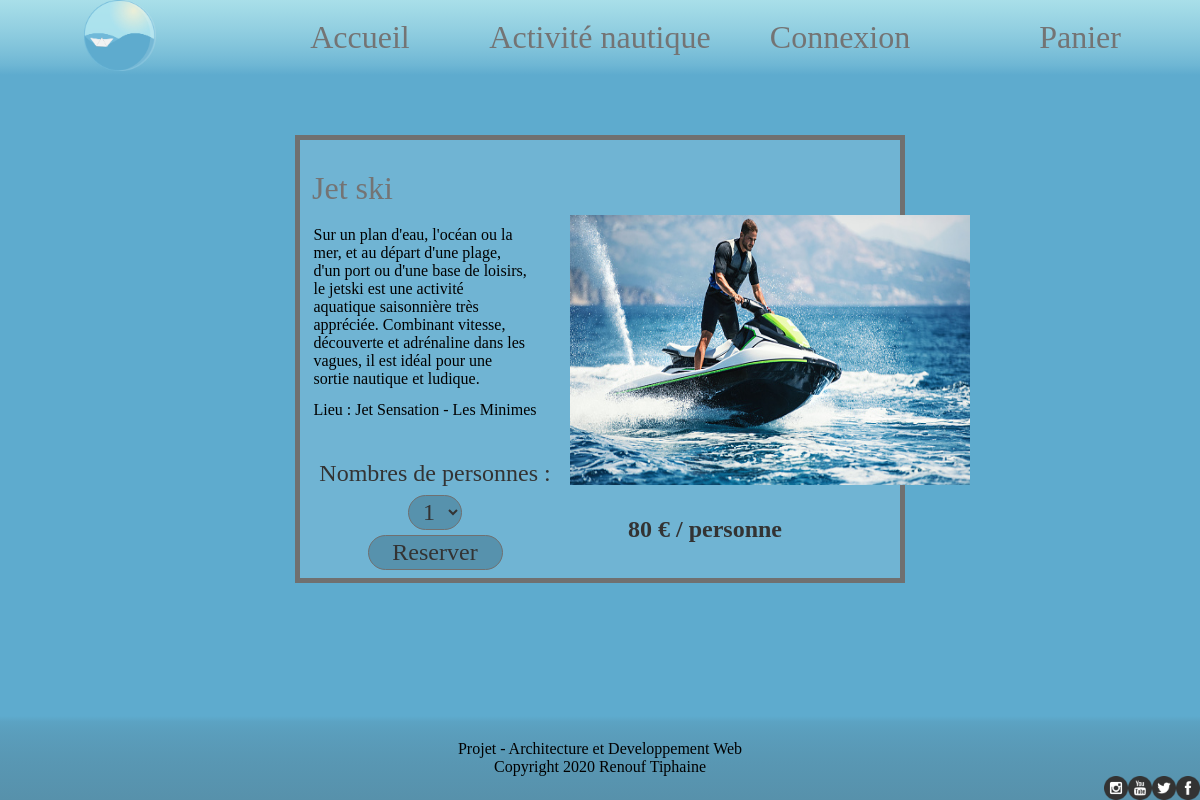
Page /vue_sport.php?sport=12 on the committed database.
### tables this page shows
CREATE TABLE `sport` (
  `id_sport` int(11) NOT NULL,
  `id_categorie` int(11) NOT NULL,
  `nom` varchar(50) NOT NULL,
  `description` text NOT NULL,
  `lieu` varchar(50) NOT NULL,
  `prix` decimal(6,0) NOT NULL,
  `img` varchar(50) NOT NULL
);

### vue_sport.php (the view, shortened to what this page needs)
<?php
$connexion = connexion();
$size="SELECT count(*) FROM sport";
$numSport=$_GET['sport'];
if($numSport > $size){
    header('Location:index.php');
} else if (!empty($_GET['sport'])){
    $sql="SELECT * FROM sport WHERE id_sport=$numSport";
    $resultat=$connexion->query($sql);
    $sport=$resultat->fetch(PDO::FETCH_ASSOC);
} else {
    header('Location:index.php');
}
?>
<!doctype html>
<html lang="fr">
<head>
    <link rel="stylesheet" href="css/Style.css">
</head>
<body>
    <?php include("header.php");?>
    <article>
        <section id="vue_sport">
            <article>
                <p class="nom"><?=$sport['nom']?></p>
                <div class="orga">
                    <div class="orga2">
                        <p class="des2"><?=$sport['description']?></p>
                        <p id="lieux">Lieu : <?=$sport['lieu']?></p>
                            <form id="nb" action="panier.php" method="post">
                                <label id="nb_pers" for="qte_sport"> Nombres de personnes : </label>
                                <select class="formulaire" name="qte_sport">
                                    <option value="1">1</option>
                                </select>
                                <input id="reserve" type="submit" name="send"  value="Reserver" />
                            </form>
                    </div>
                    <figure>
                        <img src="<?=$sport['img']?>" alt="<?=$sport['nom']?>" class="photo">
                        <figcaption class="prix"><strong><?=$sport['prix']?> € / personne</strong></figcaption>
                    </figure>
                </div>
            </article>
        </section>
    </article>
    <?php include("footer.php");?>
</body>
</html>

### css/Style.css (style rules this page uses)
* { padding: 0; margin: 0; font-family: georgia; }
html { height: 100%; }
body { background: #5EABCE; height: 100%; }
.nom { font-size: 2em; margin-left: 2%; margin-top: 5%; color: #747474; margin-right: auto; }
.orga { display: flex; }
.orga2 { display: flex; width: 45%; flex-direction: column; }
.des2 { display: block; width: 80%; margin-left: 5%; margin-top: 2%; margin-right: 10%; padding-top: 5%; margin-bottom: 5%; }
figure { width: 45%; margin-right: 3%; margin-bottom: 5%; }
.photo { width: 400px; height: 270px; padding-top: 3%; }
.prix { text-align: center; margin-top: 10%; font-size: 1.5em; color: #333333; }
label { font-size: 2em; text-align: center; color: #333333 }
.formulaire { display: block; width: 20%; font-size: 1.5em; color: #333333; background-color: #5792AD; border: 1px solid #707070; border-radius: 27px; padding: 1%; text-align: center; margin-top: 1%; margin-bottom: 2%; outline: none; }
input[type=submit] { display: block; width: 10%; font-size: 1.5em; color: #333333; background-color: #5792AD; border: 1px solid #707070; border-radius: 27px; padding: 1%; text-align: center; cursor: pointer; outline: none; }
#reserve { width: 50%; }
#vue_sport { margin-top: 5%; margin-left: auto; margin-right: auto; border: 5px solid #707070; width: 50%; height: 100%; display: flex; background-color: rgba(255, 255, 255, 0.11); }
#lieux { margin-left: 5%; margin-bottom: 15%; }
#nb_pers { font-size: 1.5em; color: #333333; margin-bottom: 2%; }
#nb { display: flex; flex-direction: column; align-items: center; margin-bottom: 3%; }

### rows in the picture
sport: nom "Jet ski", description "Sur un plan d'eau, l'océan ou la mer, et au départ d'une plage, d'un port ou d'une base de loisirs, le jetski est une activité aquatique saisonnière très appréciée. Combinant vitesse, découverte et adrénaline dans les vagues, il est idéal pour une sortie nautique et ludique.", lieu "Jet Sensation - Les Minimes", img (picture), prix "80"
